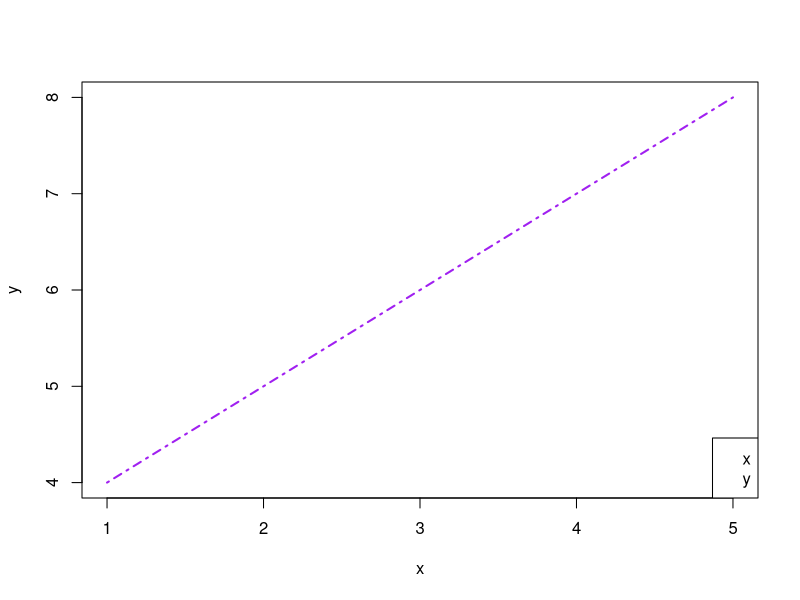
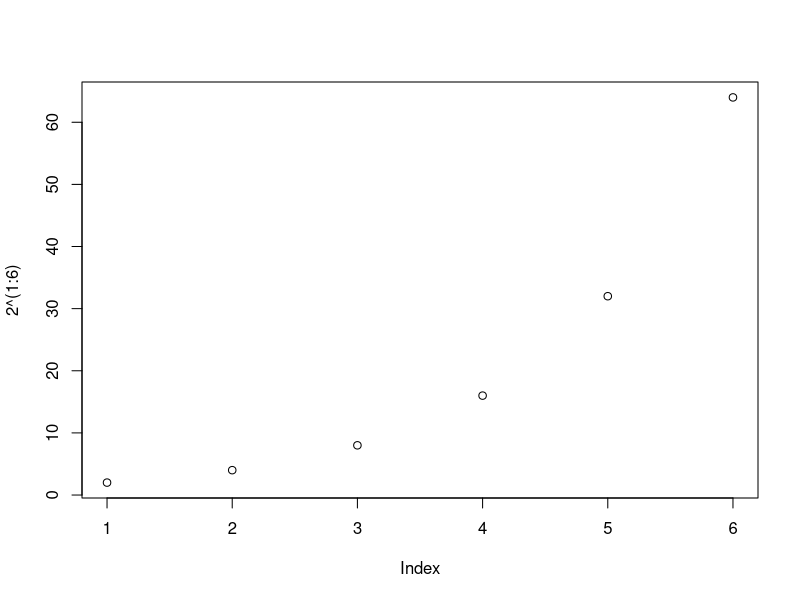
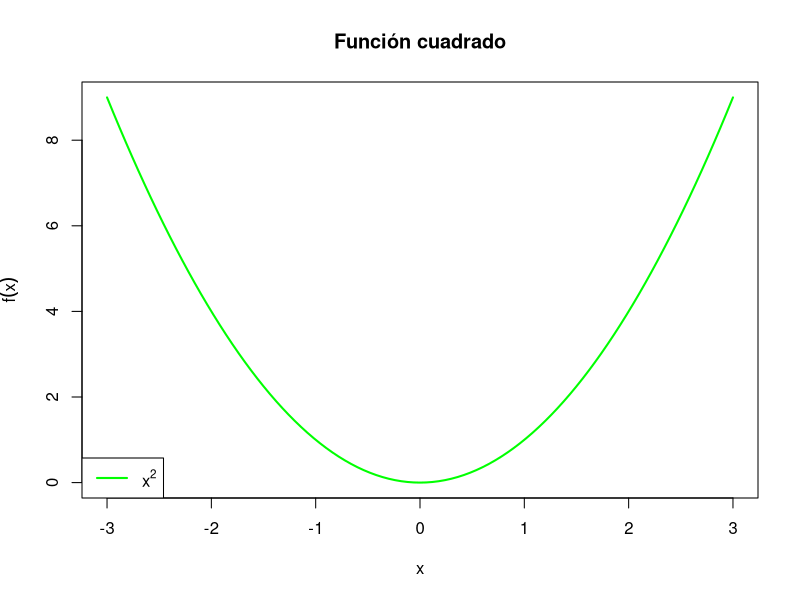
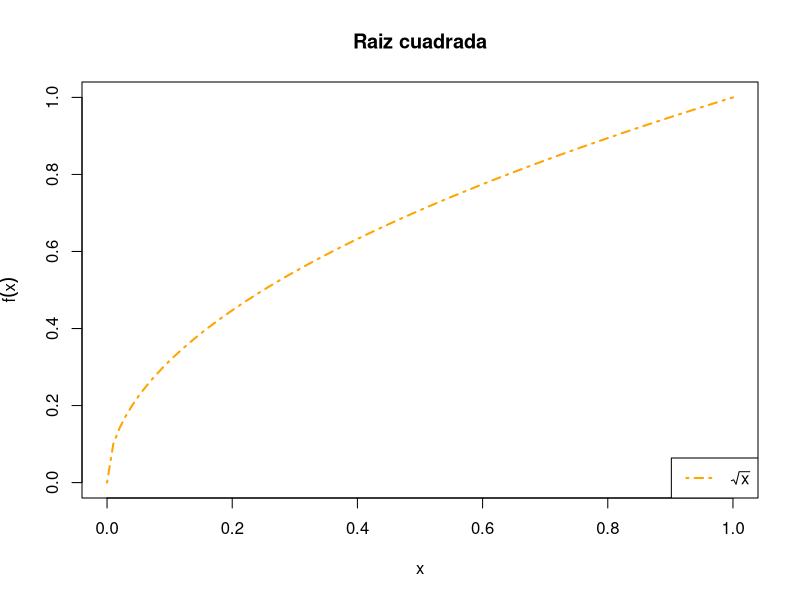
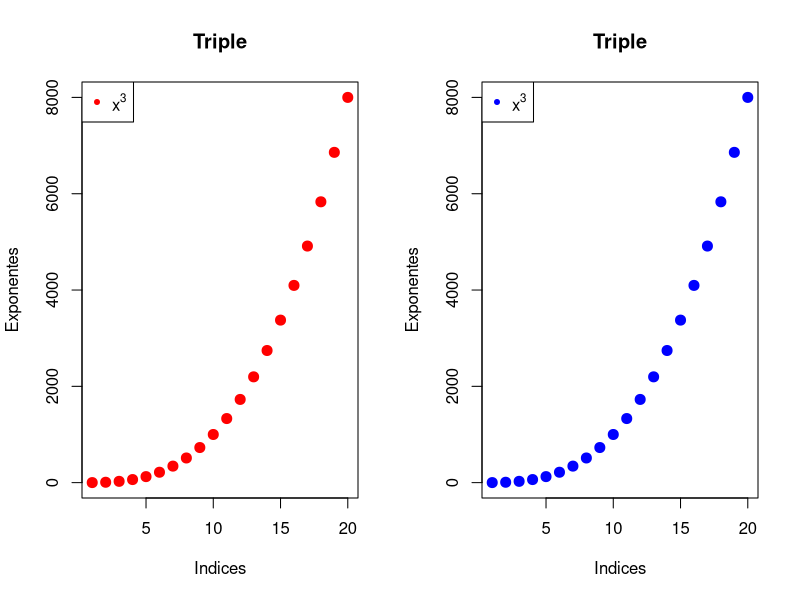
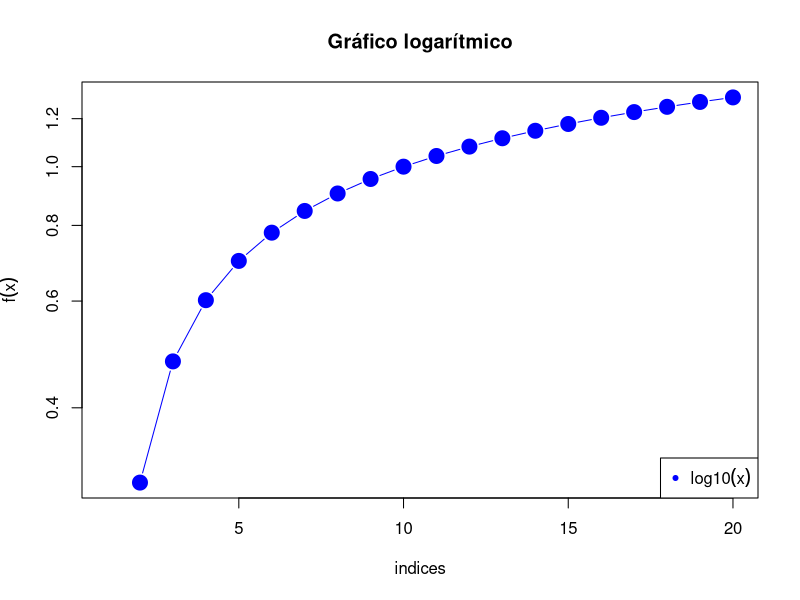
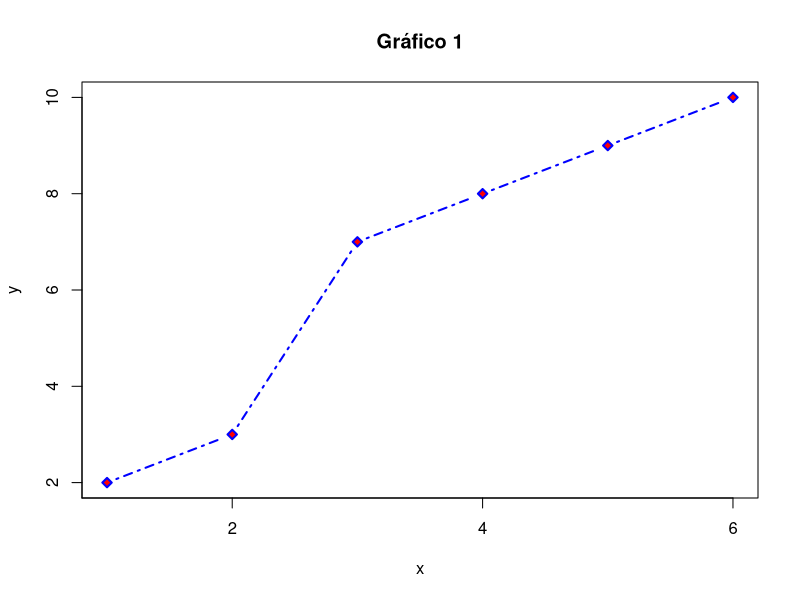

The R source for these figures, in order: (Note: this script raises an error after producing the figures.)
## ---- chunk 1
knitr::opts_chunk$set(echo = TRUE)
## ---- chunk 2
x = seq(1,5,1)
y = seq(4,8,1)
plot(x,y,type = "l", col = "purple", lwd = 2 ,
     lty = "dotdash")
legend("bottomright",
       legend = c("x","y"))


## ---- chunk 3
plot(2^(1:6))
## ---- chunk 4
cuadrado = function(x){x^2}
plot(cuadrado, col = "green",lwd = 2 , 
     main = "Función cuadrado", xlim = c(-3,3),
     ylab = expression(f(x)))
legend("bottomleft",
       legend = c(expression(x^2)),col = "green",
       lwd = 2)


## ---- chunk 5
x = c(14,16,18,19)
raiz_cuadrada = function(x){sqrt(x)}
plot(raiz_cuadrada, main = "Raiz cuadrada",
     xlab = "x", ylab = expression(f(x)),
     type = "l", lty = "dotdash",lwd = 2,
     col = "orange")
legend("bottomright",
      legend = c(expression(sqrt(x))),lwd = 2,
      lty = "dotdash", col = "orange")
## ---- chunk 6
par(mfrow = c(1,2))
x = 1:20
triple = function(x){x ^ 3}
plot(triple(x),xlab = "Indices",
     ylab = "Exponentes",main = "Triple",
     pch = 20 , cex = 2,col = "red")
legend("topleft",
       legend = c(expression(x^3)),col = "red",
       pch = 20)
plot(triple(x),xlab = "Indices",
     ylab = "Exponentes",main = "Triple",
     pch = 20 , cex = 2,col = "blue")
legend("topleft",
       legend = c(expression(x^3)),col = "blue",
       pch = 20)
par(mfrow = c(1,1))
## ---- chunk 7
x = 1:20
logaritmico = function(x){log10(x)}
plot(logaritmico(x),xlab = "indices",
     ylab = expression(f(x)),log = "y",
     main = "Gráfico logarítmico",pch = 20,
     col = "blue",cex = 3,type = "b")
legend("bottomright",
       legend = c(expression(log10(x))),
       col = "blue",pch = 20)

## ---- chunk 8
x = c(1,2,3,4,5,6)
y = c(2,3,7,8,9,10)
plot(x,y,main = "Gráfico 1",pch = 23,col = "blue",
     bg = "red",lty = "dotdash",type = "b",
     lwd = 2,xaxp = c(0,6,3),yaxp = c(0,10,5))


## ---- chunk 9
c = function(x){x^3}
plot(c,xlab = "x",ylab = expression(f(x)),
     main = "Grafico cubo",
     pch = 19 , lty = "dotdash",lwd = 2,
     col = "red", xlim = c(-9,9))
abline(v = -2:2 , h = 0:6, lty = "dashed",
       col = "gray0")
